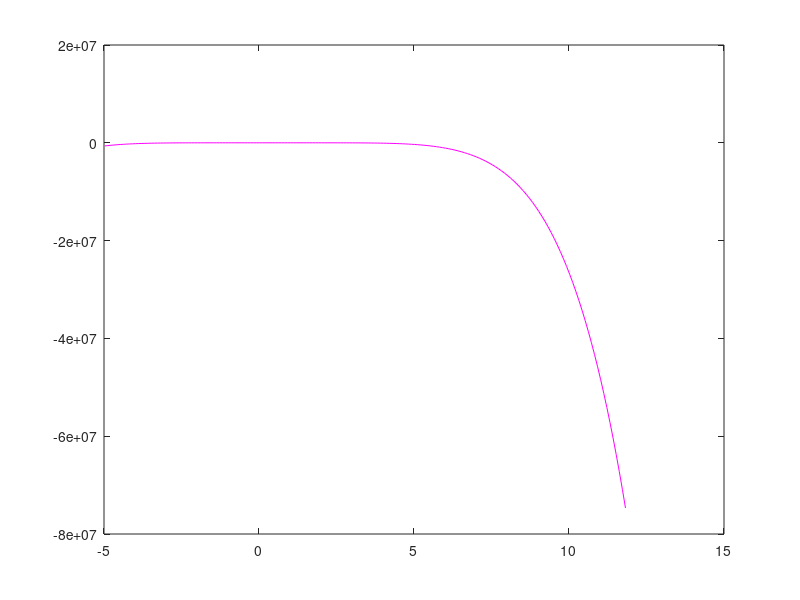

This figure's MATLAB source:
function Q1()

x = load('hw1x.dat');
y = load('hw1y.dat');

%Q1.a plot function
scatter(x,y, 'filled');

hold on

%Q1.b plot linear regression

extend = ones(size(x));

x_extend = [x extend];

W = LinearRegression(x_extend, y)

W_x = (min(x):0.1:max(x))';
W_y = [W_x, ones(size(W_x))]*W;

plot(W_x, W_y,'-r'); 

%Q 1.c, find error function
error =  ((x_extend*W - y).^2)/2;
disp('Linear regression error function'), disp(error);


% Q 1.d polynomial regression
function W = PolyRegress(X,Y,d,norm='no')
  x_extend = ExpandX(X,d);
  % normalize
  if strcmpi(norm, 'yes') ==1
    x_extend = Normalize(x_extend);
  end
  W = pinv(x_extend'*x_extend)*x_extend'*Y;
end

%Q1.e quadratic fit, and error function
W = PolyRegress(x, y, 2)
PlotPoly(x,y,W,2, '-g');
x_expand = ExpandX(x,2);
error = sum((x_expand*W - y).^2)/2;
disp('quadratic regression error function'), disp(error);

%Q1.f cubic fit, and error function
W = PolyRegress(x, y, 3)
PlotPoly(x,y,W,3, '-m');
x_expand = ExpandX(x,3);
error = sum((x_expand*W - y).^2)/2;
disp('cubic regression error function'), disp(error);

hold off
legend('scatter','linear', 'quadratic', 'cubic','Location','southeast')

%Q1.g explaination on report

%Q1.h five-fold cross validation
kFoldValidation(x, y, 10, 5);

W = PolyRegress(x, y, 6, 'no');
PlotPoly(x,y,W,6, '-m');
x_expand = ExpandX(x,6);
error = sum((x_expand*W - y).^2)/2;

disp('six deg poly regression error function'), disp(error);

hold off
legend('scatter','six deg','Location','southeast')

%legend('scatter','linear', 'quadratic', 'cubic','Location','southeast')

%Q1.i normalized five-fold cross validation
disp('normalized: ');
kFoldValidation(x, y, 10, 5, 'yes');

W = PolyRegress(x, y, 6, 'yes');
PlotPoly(x,y,W,6, '-m');
x_expand = ExpandX(x,6);
x_expand = Normalize(x_expand);
error = sum((x_expand*W - y).^2)/2;
disp('six deg normalized poly regression error function'), disp(error);

function kFoldValidation(X,Y,d,k, norm = 'no')
  if mod(size(X)(1),k) == 0
    numElem = size(X)(1)/k;
    Xgroup = zeros(numElem, 1, k);
    Ygroup = zeros(numElem, 1, k);
    
    for n = 1:k
      Xgroup(:, :, n) = X((n-1)*numElem+1 : n*numElem, :);
      Ygroup(:, :, n) = Y((n-1)*numElem+1 : n*numElem, :);
    end  
    
    crossValidResult = zeros(d, 3);
    for degree = 1 : d
      error_train = zeros(k,1);
      error_valid = zeros(k,1);
      for m = 1:k
        Dx_valid = Xgroup(:,:,m);
        Dy_valid = Ygroup(:,:,m);
        Dx_train = x;
        Dx_train((m-1)*numElem+1 : m*numElem) = [];
        Dy_train = y;
        Dy_train((m-1)*numElem+1 : m*numElem) = [];
        W = PolyRegress(Dx_train, Dy_train, degree, norm);
        error_train(m) = errorF(Dx_train, Dy_train, W, degree, norm);
        error_valid(m) = errorF(Dx_valid, Dy_valid, W, degree, norm);
      end
      crossValidResult(degree, :) = [degree mean(error_train) mean(error_valid)];
    end 
    disp(sprintf('Cross Validation %d',k)),disp(crossValidResult);
  end  
end 



% Q1.b linear regression
function W = LinearRegression(X, Y)
  W = pinv(X'*X)*X'*Y;
end

function norm = Normalize(X)
  norm = X(:,:);
  for i = 1:size(X)(2);
      norm(:,i) = X(:, i)./(max(abs(X(:,i))));
  end
end 

function F = ExpandX(X,d)
  F = [X, ones(size(X))];
  for n = 2:d
    F = [F(:,n-1).^n F];
  end
end

function PlotPoly(X, Y, W, d, font)
  gridX = (min(X):0.1:max(X))';
  gridY = ExpandX(gridX, d);
  plot(gridX, gridY*W, font);
end

function J =errorF(X,Y,W,d, norm='no')
  x_expand = ExpandX(X,d);
    % normalize
  if strcmpi(norm, 'yes') ==1
    x_expand = Normalize(x_expand);
  end
  J = sum((x_expand*W - Y).^2)/2;
end

end